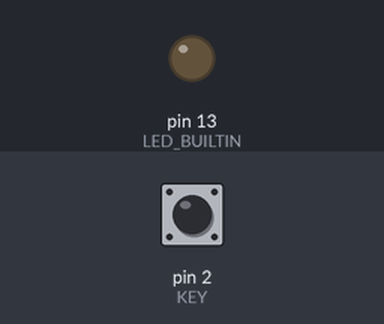
The sketch below on a simulated Arduino Uno, built with avr-gcc and run on an emulated ATmega328P. Shown: output pins drawn as LEDs (lit = HIGH). The test bench sets the inputs (shaded band); at power-on: pin 2 (KEY) LOW. What the sketch prints to the serial monitor is not drawn.

Above: at 1.2 s.
1.3 s: pin 2 (KEY) pulled HIGH for 0.15 s
At 1.4 s:
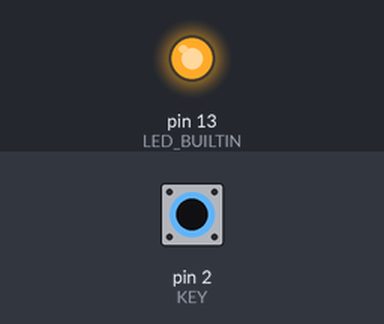
3.0 s: pin 2 (KEY) pulled HIGH for 3.2 s
At 6.9 s:
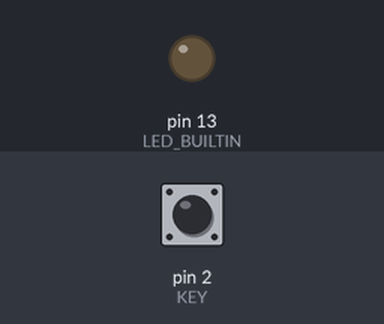
Timing chart, 0 to 8.4 s (numbered marks = the images above; inputs shaded):
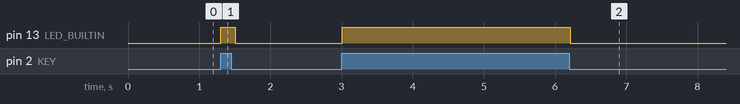

The sketch:

Flame.ino
```cpp
/**
监听2号引脚的高低电平来判断是否有火焰
*/
#define KEY 2

void setup()
{
  pinMode(KEY, INPUT);
  pinMode(LED_BUILTIN, OUTPUT);
  Serial.begin(9600);
}
void loop()
{
  if (digitalRead(2) == 1 )
  {
    digitalWrite(LED_BUILTIN, HIGH); // Led ON
    Serial.println("** 有火  快跑！！！！ **");
  }
  else
  {
    digitalWrite(LED_BUILTIN, LOW); // Led OFF
    Serial.println("没有火  别担心");
  }
  delay(100);
}
```

Measured:
- after the input at 1.3 s, pin 13 (LED_BUILTIN): LOW → HIGH at once, → LOW 0.20 s later
- after the input at 3.0 s, pin 13 (LED_BUILTIN): LOW → HIGH at once, → LOW 3.2 s later
